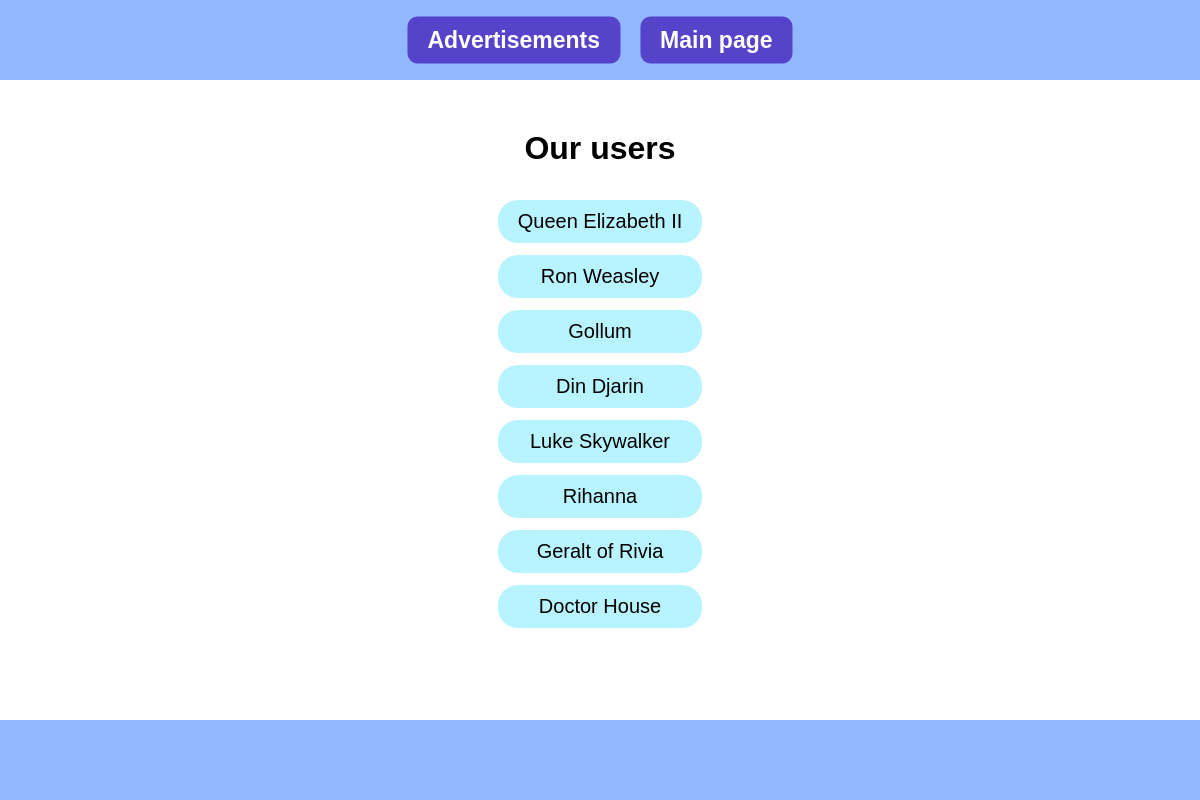
/View/users.php, run on the app's committed database.
### tables this page shows
CREATE TABLE `users` (
  `id` int NOT NULL,
  `name` text
);

### Model/ConnectionToDB.php (called while the page is built, shortened)
<?php
class ConnectionToDB {
    public static function &getConnection(){
        $conn = new mysqli(self::servername, self::username, self::password);
        return $conn;
    }
}

### Model/ApplicationDAO.php (called while the page is built, shortened)
<?php
require_once "ConnectionToDB.php";
require_once "User.php";
class applicationDAO {
    private mysqli $conn;
    private static applicationDAO $instance;
    private function __construct(){
        $this->conn = &ConnectionToDB::getConnection();
    }
    public static function getInstance(): applicationDAO{
        if (!isset(self::$instance)){
            self::$instance = new applicationDAO();
        }
        return self::$instance;
    }
    public function getUsers(): array{
        $users = array();
        $select = "SELECT * FROM ads.users";
        $result = $this->conn->query($select);
        if ($result->num_rows > 0) {
            while($row = $result->fetch_assoc()) {
                $users[] = new User($row['id'], $row['name']);
            }
        }
        return $users;
    }
}

### Controller/UserController.php (called while the page is built)
<?php
require_once "../Model/ApplicationDAO.php";
class UserController {
    private applicationDAO $dao;
    private static UserController $instance;
    private function __construct(){
        $this->dao = applicationDAO::getInstance();
    }
    public static function getInstance(): UserController{
        if (!isset(self::$instance)){
            self::$instance = new UserController();
        }
        return self::$instance;
    }
    public function getUsers(): array{
        return $this->dao->getUsers();
    }
}

### Model/User.php (called while the page is built, shortened)
<?php
class User {
    private string $name;
    public function __construct(int $id, string $name){
        $this->name = $name;
    }
    public function getName(): string{
        return $this->name;
    }
}

### View/users.php (the view, shortened to what this page needs)
<?php
    require_once "../Controller/UserController.php";
?>
<!DOCTYPE html>
<html lang="en">
    <head>
        <link rel="stylesheet" href="/RabIT/View/stylesheets/shared_styling.css">
    </head>
    <body>
    <header>
        <nav class="center flexbox">
            <a href="advertisements">Advertisements</a>
            <a href="index">Main page</a>
        </nav>
    </header>
    <main>
        <h1 class="title center">Our users</h1>
        <table class="center table">
<?php
    $userController = UserController::getInstance();
    $users = $userController->getUsers();
    foreach ($users as $user){
      echo "<tr>
                <td>".$user->getName()."</td>
            </tr>";
    }
?>
        </table>
    </main>
    <footer></footer>
    </body>
</html>

### View/stylesheets/shared_styling.css (style rules this page uses)
header, footer { background-color: #90b7ff; height: 10vh; position: relative; }
.flexbox { position: absolute; top: 50%; left: 50%; margin: 0; -ms-transform: translate(-50%, -50%); transform: translate(-50%, -50%); display: flex; flex-wrap: wrap; justify-content: center; }
nav { width: max-content; }
nav > a { border-radius: 10px 10px; display: block; padding: 10px 20px; text-decoration: none; font-weight: bold; font-size: 23px; color: white; background-color: #5742ca; }
nav > a:first-of-type { margin-right: 20px; }
.table { border-collapse: separate; font-size: 20px; max-width: 40%; margin-bottom: 50px; }
.table td { border-radius: 20px 20px; text-align: center; padding: 10px 20px; background-color: #b8f4ff; display: block; margin-top: 10px; }
.center { margin-left: auto; margin-right: auto; }
main { min-height: 80vh; position: relative; }
.title { padding-top: 50px; margin-top: 0; width: max-content; }
body { margin: 0 0; font-family: sans-serif; }

### data on the page
users: name "Queen Elizabeth II"
users: name "Ron Weasley"
users: name "Gollum"
users: name "Din Djarin"
users: name "Luke Skywalker"
users: name "Rihanna"
users: name "Geralt of Rivia"
users: name "Doctor House"
